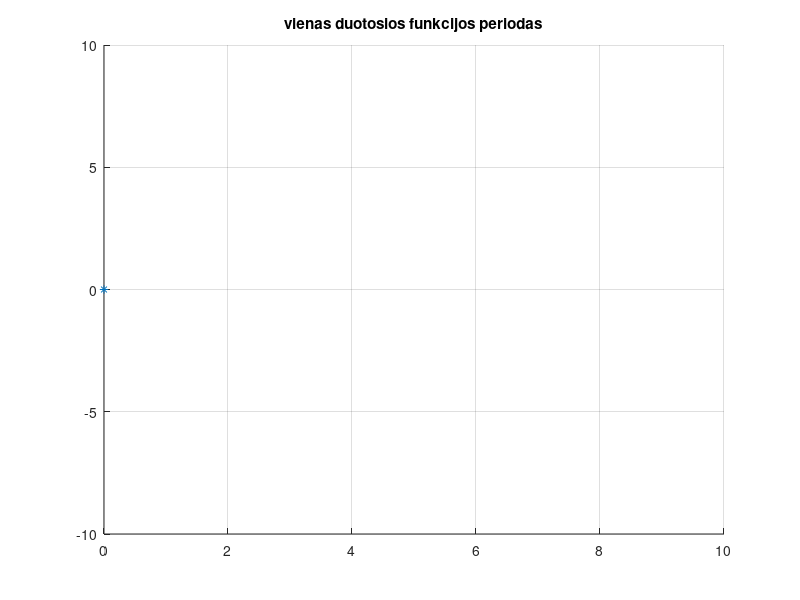

The MATLAB script that drew this image: (Note: this script raises an error after producing the figure.)
%
%   Viename periode aprasytai funkcijai atliekama diskrecioji Furje
%   transformacija
%   Funkcija ivedama taskais i brezini, ginput
%

function main
clc,close all,clear all


T=10
n=100;n=round(n/2)*2+1; % n visuomet nelyginis
dt=T/n

xmin=0;ymin=-10;xmax=T;ymax=10; % koordinaciu sistemos ribos
figure(1),hold on, axis([xmin,xmax,ymin,ymax]);grid on
title('vienas duotosios funkcijos periodas')

% Pele ivedami taskai. Baigiama, kai taskas parenkamas uz koord. sistemos ribu
ibreak=0;icount=1;
x1=0;y1=0;plot(x1,y1,'*');tinp(1)=x1;fffinp(1)=y1;
while 1     % pele ivedami taskai
    [x1,y1]=ginput(1); icount=icount+1;  
    if x1 < xmin || x1 > xmax || y1 < ymin || y1 > ymax,  x1=T; y1=0; ibreak=1; end
    tinp(icount)=x1; fffinp(icount)=y1;
    plot(x1,y1,'*');
    if ibreak, break; end
end
t=[0:dt:T-dt]; fff=interp1(tinp,fffinp,t); cla, plot(t,fff,'k.');

m=(n+1)/2  % m - harmoniku skaicius interpoliuojanciai Furje aproksimacijai, 


N=10000 % vaizdavimo tasku skaicius
dttt=T/N
ttt=[-T:dttt:2*T];

% disp('kontrole:'),disp(sum(fC(3,T,t).*fC(0,T,t)))

figure(2),hold on,grid on,plot(t,fff,'b.-','MarkerSize',8);
legend(sprintf('n=%d tasku, m=%d harmoniku',n,m))

ac0=dot(fff,fC(0,T,t))/n;
for i=1:m-1
    ac(i)=dot(fff,fC(i,T,t))*2/n;
    as(i)=dot(fff,fS(i,T,t))*2/n;
end
ac,as

figure(3),hold on
bar(0:m-1,[ac0,sqrt(ac.^2+as.^2)],0.01)
legend(sprintf('n=%d tasku, m=%d harmoniku ',n,m))


fffz=ac0*fC(0,T,ttt);
frequencies=[1:m-1];
% frequencies=[1:3,5,6,10,30,50];
for i=frequencies
        fffz=fffz+ac(i)*fC(i,T,ttt)+as(i)*fS(i,T,ttt);    
end

figure(4),hold on,grid on, plot(ttt,fffz,'r');plot(t,fff,'b.','LineWidth',2);
legend(sprintf('n=%d tasku, m=%d harmoniku',n,m))

return
end

function c=fC(i,T,t), if i==0,c=1*cos(0*t); else, c=cos(2*pi*i/T*t); end, return, end
function s=fS(i,T,t), s=sin(2*pi*i/T*t); return, end

